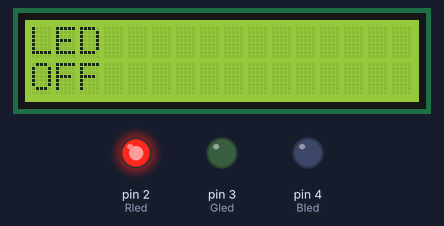
The sketch below on a simulated Arduino Uno, built with avr-gcc and run on an emulated ATmega328P. Parts: 16×2 character LCD, output pins drawn as LEDs (lit = HIGH).

Above: at 0.2 s.
At 2.2 s:
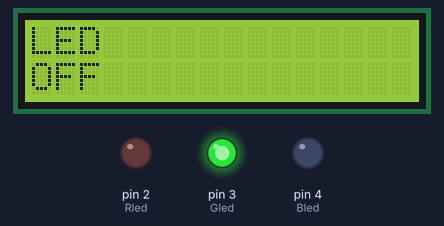
At 4.2 s:
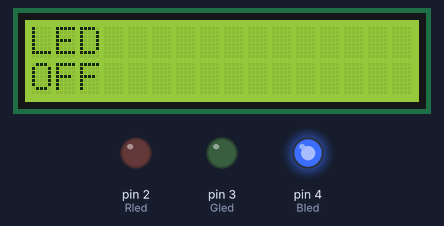
At 5.2 s:
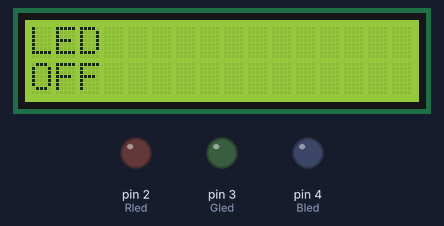
Timing chart, 0 to 130.0 s (numbered marks = the images above):
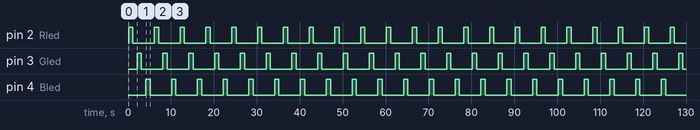

Measured:
- by itself, pin 2 (Rled), pin 3 (Gled), pin 4 (Bled): alternates HIGH for 1.0 s and LOW for 5.0 s
- by itself, everything shown: repeats every 6.0 s, in 6 steps

The sketch:

RGB_and_LCD.ino
```cpp
#include <Wire.h>
#include <LiquidCrystal_I2C.h>
#define Rled 2
#define Gled 3
#define Bled 4

LiquidCrystal_I2C lcd(0x27, 16, 2);

void setup() {
  // put your setup code here, to run once:

  // initialize serial communication at 9600 bits per second:
  Serial.begin(9600);

  // Initialize LCD pin connections
  lcd.init();
  lcd.begin(16, 2);
  lcd.backlight();

  for (int i=2; i<=4; i++) {
    pinMode(i, OUTPUT);
  }

}

void loop() {
  // put your main code here, to run repeatedly:

  lcd.setCursor(0, 0);
  lcd.print("LED");

  lcd.setCursor(0, 1);
  // shows what LED is ON
  if (Rled == HIGH) {
    lcd.print("RED");
  }
  else if (Gled == HIGH) {
    lcd.print("GREEN");
  }
  else if (Bled == HIGH) {
    lcd.print("BLUE");
  }
  else {
    lcd.print("OFF");
  }

  digitalWrite(Rled, HIGH);
  delay(1000);
  digitalWrite(Rled, LOW);
  delay(1000);

  digitalWrite(Gled, HIGH);
  delay(1000);
  digitalWrite(Gled, LOW);
  delay(1000);

  digitalWrite(Bled, HIGH);
  delay(1000);
  digitalWrite(Bled, LOW);
  delay(1000);

}
```
